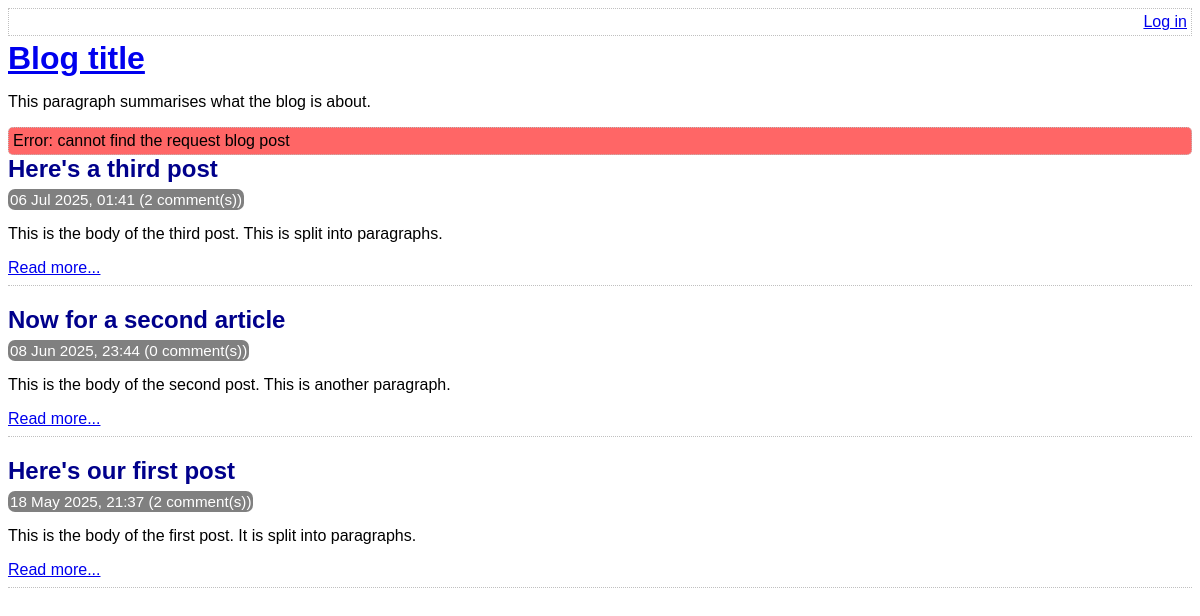
Screenshot of /index.php?not_found=1 with the database file from the repository.
### tables this page shows
CREATE TABLE post (
    id INTEGER PRIMARY KEY AUTOINCREMENT NOT NULL,
    title VARCHAR NOT NULL,
    body VARCHAR NOT NULL,
    user_id INTEGER NOT NULL,
    created_at TEXT NOT NULL,
    updated_at VARCHAR,
    FOREIGN KEY (user_id) REFERENCES user(id)
);

### lib/common.php (called while the page is built, shortened)
<?php
function htmlEscape($html) {
    return htmlspecialchars($html, ENT_HTML5, 'UTF-8');
}
function convertSqlDate($sqlDate) {
    $date = DateTime::createFromFormat('Y-m-d H:i:s', $sqlDate);
    return $date->format('d M Y, H:i');
}
function countCommentsForPost(PDO $pdo, $postId) {
    $sql = "
        SELECT
            COUNT(*) c
        FROM
            comment
        WHERE
            post_id = :post_id
    ";
    $stmt = $pdo->prepare($sql);
    $stmt->execute(
        array('post_id' => $postId, )
    );
    return (int) $stmt->fetchColumn();
}

### index.php (the view, shortened to what this page needs)
<?php
require_once 'lib/common.php';
$pdo = getPDO();
$stmt = $pdo->query(
    'SELECT
        id, title, created_at, body
    FROM
        post
    ORDER BY
        created_at DESC'
);
$notFound = isset($_GET['not_found']);
?>
<!DOCTYPE html>
<html>
    <head>
        <?php require 'templates/head.php' ?>
    </head>
    <body>
        <?php require 'templates/title.php' ?>
        <?php if ($notFound): ?>
            <div class="error box">
                Error: cannot find the request blog post
            </div>
        <?php endif ?>
        <div class="post-list">
            <?php while ($row = $stmt->fetch(PDO::FETCH_ASSOC)): ?>
                <div class="post-synopsis">
                    <h2>
                        <?php echo htmlEscape($row['title']) ?>
                    </h2>
                    <div class="meta">
                        <?php echo convertSqlDate($row['created_at']) ?>
                        (<?php echo countCommentsForPost($pdo, $row['id']) ?> comment(s))
                    </div>
                    <p>
                        <?php echo htmlEscape($row['body']) ?>
                    </p>
                    <div class="read-more">
                        <a
                            href="view-post.php?post_id=<?php echo $row['id'] ?>"
                        >Read more...</a>
                    </div>
                </div>
            <?php endwhile ?>
        </div>
    </body>
</html>

### assets/main.css (style rules this page uses)
.box { border: 1px dotted silver; border-radius: 5px; padding: 4px; }
.error { background-color: #ff6666; }
h1, h2, h3 { margin-top: 0; margin-bottom: 8px; }
body { font-family: sans-serif; }
.post-synopsis { padding-bottom: 8px; border-bottom: 1px dotted silver; margin-bottom: 20px; }
.post-synopsis h2, .post h2 { color: darkblue; }
.post .date, .post-synopsis .meta { color: white; background-color: grey; border-radius: 7px; padding: 2px; display: inline; font-size: 0.95em; }

### rows the page displays
post: title "Here's a third post", created_at "06 Jul 2025, 01:41", id "2", body "This is the body of the third post. This is split into paragraphs."
post: title "Now for a second article", created_at "08 Jun 2025, 23:44", id "0", body "This is the body of the second post. This is another paragraph."
post: title "Here's our first post", created_at "18 May 2025, 21:37", id "2", body "This is the body of the first post. It is split into paragraphs."
